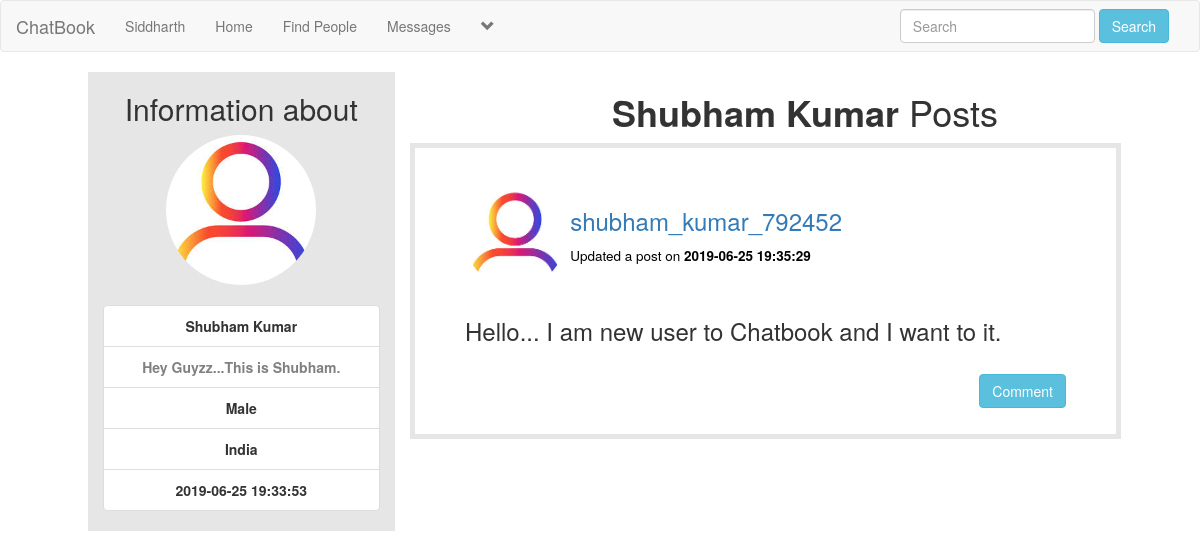
Page /user_profile.php?u_id=2 (signed in) on the committed database.
### tables this page shows
CREATE TABLE `users` (
  `user_id` int(11) NOT NULL,
  `f_name` text NOT NULL,
  `l_name` text NOT NULL,
  `user_name` text NOT NULL,
  `describe_user` varchar(255) NOT NULL,
  `Relationship` text NOT NULL,
  `user_pass` varchar(255) NOT NULL,
  `user_email` varchar(255) NOT NULL,
  `user_country` text NOT NULL,
  `user_gender` text NOT NULL,
  `user_birthday` text NOT NULL,
  `user_image` varchar(255) NOT NULL,
  `user_cover` varchar(255) NOT NULL,
  `user_reg_date` timestamp NOT NULL DEFAULT CURRENT_TIMESTAMP,
  `status` text NOT NULL,
  `posts` text NOT NULL,
  `recovery_account` varchar(255) NOT NULL
);

CREATE TABLE `posts` (
  `post_id` int(11) NOT NULL,
  `user_id` int(11) NOT NULL,
  `post_content` varchar(255) NOT NULL,
  `upload_image` varchar(255) NOT NULL,
  `post_date` timestamp NOT NULL DEFAULT CURRENT_TIMESTAMP
);

### user_profile.php (the view, shortened to what this page needs)
<!DOCTYPE html>
<?php
include("includes/header.php");
?>
<html>
<head>
	<link rel="stylesheet" href="https://maxcdn.bootstrapcdn.com/bootstrap/3.3.7/css/bootstrap.min.css">
	<link rel="stylesheet" type="text/css" href="style/home_style2.css">
</head>
<body>
<div class="row">
    <?php
       if(isset($_GET['u_id'])){
          $u_id = $_GET['u_id'];
        }
        if($u_id < 0 || $u_id == ""){
           echo "<script>window.open('home.php', '_self')</script>";
        }else{
    ?>
    <div class="col-sm-12">
    	<?php
    	    if(isset($_GET['u_id'])){
    	        global $con;
    	}
    	?>
    	<?php
    	if(isset($_GET['u_id'])){
    	    global $con;
    	    $user_id = $_GET['u_id'];
    	    $select = "select * from users where user_id='$user_id'";
    	    $run = mysqli_query($con, $select);
    	    $row = mysqli_fetch_array($run);
    	    $image = $row['user_image'];
            $f_name = $row['f_name'];
            $l_name = $row['l_name'];
            $describe_user = $row['describe_user'];
            $gender = $row['user_gender'];
            $register_date = $row['user_reg_date'];
            echo"
               <div class='row'>
               	   <div class='col-sm-1'>
               	   </div>
               	 <center>
               	   <div style='background-color: #e6e6e6;' class='col-sm-3'>
               	   	  <h2>Information about</h2>
                      <img class='img-circle' src='users/$image' width='150' height='150'><br><br>
                      <ul class='list-group'>
                      	<li class='list-group-item' title='Username'><strong>$f_name $l_name</strong></li>
                      	<li class='list-group-item' title='User Status'><strong style='color: grey;'>$describe_user</strong></li>
                      	<li class='list-group-item' title='Gender'><strong>$gender</strong></li>
                      	<li class='list-group-item' title='Country'><strong>$user_country</strong></li>
                      	<li class='list-group-item' title='User Registration Date'><strong>$register_date</strong></li>
                      </ul>
            ";
            echo "
               </div>
           </center>
            ";
    }
    ?>
    <div class='col-sm-8'>
    	<center><h1><strong><?php echo "$f_name $l_name"; ?></strong> Posts</h1></center>
    	<?php
           global $con;
           if(isset($_GET['u_id'])){
               $u_id = $_GET['u_id'];
            }
          $get_posts = "select * from posts where user_id='$u_id' ORDER by 1 DESC LIMIT 5";
          $run_posts = mysqli_query($con, $get_posts);
          while($row_posts = mysqli_fetch_array($run_posts)){
              $post_id = $row_posts['post_id'];
              $user_id = $row_posts['user_id'];
              $content = $row_posts['post_content'];
              $upload_image = $row_posts['upload_image'];
              $post_date = $row_posts['post_date'];
              $user = "select * from users where user_id='$user_id' AND posts='yes'";
              $run_user = mysqli_query($con, $user);
              $row_user = mysqli_fetch_array($run_user);
              $user_name = $row_user['user_name'];
              $user_image = $row_user['user_image'];
              if($content=="No" && strlen($upload_image) >= 1){
                  echo "
                      <div id='own_posts'>
                      	<div class='row'>
                      		<div class = 'col-sm-2'>
                      			<p><img src='users/$user_image' class='img-circle' width='100px' height='100px'>
                      			</p>
                      		</div>
                      		<div class='col-sm-6'>
                      			<h3><a style='text-decoration: none; cursor: pointer;color: #3897f0;' href='user_profile.php?u_id=$user_id'>$user_name</h3>
                      		 		<h4><small style='color: black;'>Updated a post on <strong>$post_date</strong></small></h4>
                      		</div>
                      		<div class='col-sm-4'>
                      		</div>
                      	</div>
                      	<div class='row'>
                      		<div class='col-sm-12'>
                      			<img id='post-img' src='imagepost/$upload_image' style='height: 350px '>
                      		</div>
                      	</div><br>
                          <a href='single.php?post_id=$post_id' style='float: right';><button class='btn btn-info'>Comment</button></a><br>
                      </div><br><br>
                  ";
                   }
                     else {
                    echo"
                       <div id='own_posts'>
                           <div class = 'row'>
                              <div class = 'col-sm-2'>
                              <p><img src = 'users/$user_image' class='img-circle' width='100px' height='100px'></p>
                              </div>
                              <div class='col-sm-6'>
                                  <h3><a style='text-decoration:none; cursor:pointer;color #3897f0;' href='user_profile.php?u_id=$user_id'>$user_name</a></h3>
                            <h4><small style='color:black;'>Updated a post on <strong>$post_date</strong></small></h4>
                              </div>
                              <div class='col-sm-4'>
                              </div>
                            </div>
                            <div class='row'>
                               <div class='col-sm-12'>
                                 <h3><p>$content</p></h3>
                              </div>
                            </div><br>
                            <a href='single.php?post_id=$post_id' style='float: right';><button class='btn btn-info'>Comment</button></a><br>
                        </div><br><br>
                       ";
                }
        }
    ?>
    </div>
    </div>
</div>
<?php } ?>
</body>
</html>

### includes/header.php (shortened to what this page needs)
<?php
include("includes/connection.php");
?>
<nav class="navbar navbar-default">
	<div class="container-fluid">
		<div class="navbar-header">
			<a class="navbar-brand" href="home.php">ChatBook</a>
		</div>
		<div class="collapse navbar-collapse" id="bs-example-navbar-collapse-1">
	      <ul class="nav navbar-nav">
	      	<?php
			$user = $_SESSION['user_email'];
			$get_user = "select * from users where user_email='$user'";
			$run_user = mysqli_query($con,$get_user);
			$row = mysqli_fetch_array($run_user);
			$user_id = $row['user_id'];
			$first_name = $row['f_name'];
			$user_country = $row['user_country'];
			$user_posts = "select * from posts where user_id='$user_id'";
			$run_posts = mysqli_query($con,$user_posts);
			$posts = mysqli_num_rows($run_posts);
			?>
	        <li><a href='profile.php?<?php echo "u_id=$user_id" ?>'><?php echo "$first_name"; ?></a></li>
	       	<li><a href="home.php">Home</a></li>
			<li><a href="members.php">Find People</a></li>
			<li><a href="messages.php?u_id=new">Messages</a></li>
					<?php
						echo"
						<li class='dropdown'>
							<a href='#' class='dropdown-toggle' data-toggle='dropdown' role='button' aria-haspopup='true' aria-expanded='false'><span><i class='glyphicon glyphicon-chevron-down'></i></span></a>
							<ul class='dropdown-menu'>
								<li>
									<a href='my_post.php?u_id=$user_id'>My Posts <span class='badge badge-secondary'>$posts</span></a>
								</li>
								<li>
									<a href='edit_profile.php?u_id=$user_id'>Edit Account</a>
								</li>
								<li role='separator' class='divider'></li>
								<li>
									<a href='logout.php'>Logout</a>
								</li>
							</ul>
						</li>
						";
					?>
			</ul>
			<ul class="nav navbar-nav navbar-right">
				<li class="dropdown">
					<form class="navbar-form navbar-left" method="get" action="results.php">
						<div class="form-group">
							<input type="text" class="form-control" name="user_query" placeholder="Search">
						</div>
						<button type="submit" class="btn btn-info" name="search">Search</button>
					</form>
				</li>
			</ul>
		</div>
	</div>
</nav>

### style/home_style2.css (style rules this page uses)
body { overflow-x: hidden; background-color: #adadff; }

### user_profile.php (style rules this page uses)
body { background-color: white; }
#own_posts { background-color: #fff; border: 5px solid #e6e6e6; border-radius: 5px solid #e6e6e6; padding: 40px 50px; width: 90%; }

### rows in the picture
users: f_name "Siddharth", user_country "India"
users: user_image (picture), f_name "Shubham", l_name "Kumar", describe_user "Hey Guyzz...This is Shubham.", user_gender "Male", user_reg_date "2019-06-25 19:33:53"
posts: user.user_image (picture), user.user_name "shubham_kumar_792452", post_date "2019-06-25 19:35:29", post_content "Hello... I am new user to Chatbook and I want to it."
